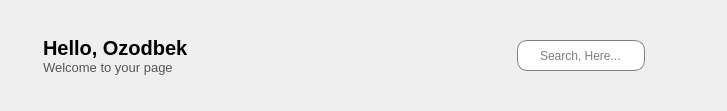
       <widget class="QWidget" name="header_widget" native="true">
        <layout class="QHBoxLayout" name="horizontalLayout_5">
         <item>
          <layout class="QHBoxLayout" name="horizontalLayout_4">
           <property name="spacing">
            <number>0</number>
           </property>
           <item>
            <widget class="QPushButton" name="pushButton">
             <property name="styleSheet">
              <string notr="true">border:none;</string>
             </property>
             <property name="text">
              <string/>
             </property>
             <property name="icon">
              <iconset resource="res.qrc">
               <normaloff>:/imges/images/menu.png</normaloff>:/imges/images/menu.png</iconset>
             </property>
             <property name="iconSize">
              <size>
               <width>29</width>
               <height>35</height>
              </size>
             </property>
             <property name="checkable">
              <bool>true</bool>
             </property>
            </widget>
           </item>
           <item>
            <layout class="QVBoxLayout" name="verticalLayout_13">
             <property name="spacing">
              <number>0</number>
             </property>
             <property name="topMargin">
              <number>25</number>
             </property>
             <property name="bottomMargin">
              <number>25</number>
             </property>
             <item>
              <widget class="QLabel" name="label">
               <property name="font">
                <font>
                 <pointsize>15</pointsize>
                 <weight>75</weight>
                 <bold>true</bold>
                </font>
               </property>
               <property name="text">
                <string>Hello, Ozodbek</string>
               </property>
              </widget>
             </item>
             <item>
              <widget class="QLabel" name="label_5">
               <property name="font">
                <font>
                 <pointsize>10</pointsize>
                </font>
               </property>
               <property name="styleSheet">
                <string notr="true">color: rgb(86, 86, 86);</string>
               </property>
               <property name="text">
                <string>Welcome to your page</string>
               </property>
              </widget>
             </item>
            </layout>
           </item>
          </layout>
         </item>
         <item>
          <spacer name="horizontalSpacer_3">
           <property name="orientation">
            <enum>Qt::Horizontal</enum>
           </property>
           <property name="sizeHint" stdset="0">
            <size>
             <width>322</width>
             <height>20</height>
            </size>
           </property>
          </spacer>
         </item>
         <item>
          <layout class="QHBoxLayout" name="horizontalLayout_3">
           <property name="rightMargin">
            <number>25</number>
           </property>
           <item>
            <widget class="QLineEdit" name="lineEdit">
             <property name="maximumSize">
              <size>
               <width>16777215</width>
               <height>31</height>
              </size>
             </property>
             <property name="styleSheet">
              <string notr="true">QLineEdit{
	padding-left:20px;
	border:1px solid gray;
	border-radius:10px;
}</string>
             </property>
             <property name="placeholderText">
              <string>Search, Here...</string>
             </property>
            </widget>
           </item>
           <item>
            <widget class="QLabel" name="label_6">
             <property name="minimumSize">
              <size>
               <width>40</width>
               <height>40</height>
              </size>
             </property>
             <property name="maximumSize">
              <size>
               <width>40</width>
               <height>40</height>
              </size>
             </property>
             <property name="styleSheet">
              <string notr="true">QLabel{
	border-radius:10px;
}</string>
             </property>
             <property name="text">
              <string/>
             </property>
             <property name="pixmap">
              <pixmap resource="res.qrc">:/imges/images/img_1.png</pixmap>
             </property>
             <property name="scaledContents">
              <bool>true</bool>
             </property>
            </widget>
           </item>
          </layout>
         </item>
        </layout>
       </widget>
